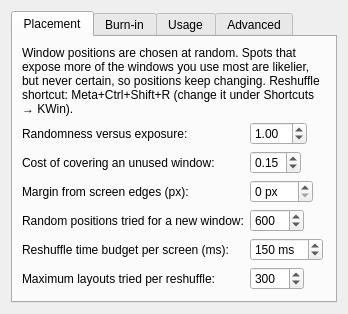
<?xml version="1.0" encoding="UTF-8"?>
<ui version="4.0">
 <class>RandomPlaceConfig</class>
 <widget class="QWidget" name="RandomPlaceConfig">
  <layout class="QVBoxLayout" name="mainLayout">
   <item>
    <widget class="QTabWidget" name="tabs">
     <property name="currentIndex"><number>0</number></property>
     <widget class="QWidget" name="tab0">
      <attribute name="title"><string>Placement</string></attribute>
      <layout class="QFormLayout" name="form0">
       <property name="fieldGrowthPolicy"><enum>QFormLayout::ExpandingFieldsGrow</enum></property>
       <item row="0" column="0" colspan="2">
        <widget class="QLabel" name="intro0">
         <property name="text"><string>Window positions are chosen at random. Spots that expose more of the windows you use most are likelier, but never certain, so positions keep changing. Reshuffle shortcut: Meta+Ctrl+Shift+R (change it under Shortcuts → KWin).</string></property>
         <property name="wordWrap"><bool>true</bool></property>
        </widget>
       </item>
       <item row="1" column="0">
        <widget class="QLabel" name="label_variety">
         <property name="text"><string>Randomness versus exposure:</string></property>
         <property name="buddy"><cstring>kcfg_variety</cstring></property>
        </widget>
       </item>
       <item row="1" column="1">
        <widget class="QDoubleSpinBox" name="kcfg_variety">
         <property name="toolTip"><string>0 = always the best spot found. 1 = a spot that hides about 5% more of an average window is still reasonably likely. Higher = more variety, more overlap.</string></property>
         <property name="decimals"><number>2</number></property>
         <property name="minimum"><double>0</double></property>
         <property name="maximum"><double>10</double></property>
         <property name="singleStep"><double>0.1</double></property>
         <property name="value"><double>1.0</double></property>
        </widget>
       </item>
       <item row="2" column="0">
        <widget class="QLabel" name="label_baseOverlapCost">
         <property name="text"><string>Cost of covering an unused window:</string></property>
         <property name="buddy"><cstring>kcfg_baseOverlapCost</cstring></property>
        </widget>
       </item>
       <item row="2" column="1">
        <widget class="QDoubleSpinBox" name="kcfg_baseOverlapCost">
         <property name="toolTip"><string>How much covering even a never-used window counts, relative to a heavily used one (which counts about 1 + this).</string></property>
         <property name="decimals"><number>2</number></property>
         <property name="minimum"><double>0</double></property>
         <property name="maximum"><double>5</double></property>
         <property name="singleStep"><double>0.05</double></property>
         <property name="value"><double>0.15</double></property>
        </widget>
       </item>
       <item row="3" column="0">
        <widget class="QLabel" name="label_margin">
         <property name="text"><string>Margin from screen edges (px):</string></property>
         <property name="buddy"><cstring>kcfg_margin</cstring></property>
        </widget>
       </item>
       <item row="3" column="1">
        <widget class="QSpinBox" name="kcfg_margin">
         <property name="toolTip"><string>Pixels kept clear of the usable-area edges.</string></property>
         <property name="minimum"><number>0</number></property>
         <property name="maximum"><number>500</number></property>
         <property name="suffix"><string> px</string></property>
         <property name="value"><number>0</number></property>
        </widget>
       </item>
       <item row="4" column="0">
        <widget class="QLabel" name="label_candidates">
         <property name="text"><string>Random positions tried for a new window:</string></property>
         <property name="buddy"><cstring>kcfg_candidates</cstring></property>
        </widget>
       </item>
       <item row="4" column="1">
        <widget class="QSpinBox" name="kcfg_candidates">
         <property name="toolTip"><string>More = finds tight gaps more reliably when opening a window, slightly slower.</string></property>
         <property name="minimum"><number>50</number></property>
         <property name="maximum"><number>5000</number></property>
         <property name="value"><number>600</number></property>
        </widget>
       </item>
       <item row="5" column="0">
        <widget class="QLabel" name="label_optimizeMs">
         <property name="text"><string>Reshuffle time budget per screen (ms):</string></property>
         <property name="buddy"><cstring>kcfg_optimizeMs</cstring></property>
        </widget>
       </item>
       <item row="5" column="1">
        <widget class="QSpinBox" name="kcfg_optimizeMs">
         <property name="toolTip"><string>KWin pauses while a reshuffle is computed; this caps the pause per screen.</string></property>
         <property name="minimum"><number>10</number></property>
         <property name="maximum"><number>2000</number></property>
         <property name="suffix"><string> ms</string></property>
         <property name="value"><number>150</number></property>
        </widget>
       </item>
       <item row="6" column="0">
        <widget class="QLabel" name="label_maxRestarts">
         <property name="text"><string>Maximum layouts tried per reshuffle:</string></property>
         <property name="buddy"><cstring>kcfg_maxRestarts</cstring></property>
        </widget>
       </item>
       <item row="6" column="1">
        <widget class="QSpinBox" name="kcfg_maxRestarts">
         <property name="toolTip"><string>Upper limit on independent layouts the reshuffle tries.</string></property>
         <property name="minimum"><number>3</number></property>
         <property name="maximum"><number>5000</number></property>
         <property name="value"><number>300</number></property>
        </widget>
       </item>
      </layout>
     </widget>
     <widget class="QWidget" name="tab1">
      <attribute name="title"><string>Burn-in</string></attribute>
      <layout class="QFormLayout" name="form1">
       <property name="fieldGrowthPolicy"><enum>QFormLayout::ExpandingFieldsGrow</enum></property>
       <item row="0" column="0" colspan="2">
        <widget class="QLabel" name="intro1">
         <property name="text"><string>The wear map records, per screen and across logins, how long window borders and title bars have been shown on each part of the screen. New positions are steered towards less-worn areas.</string></property>
         <property name="wordWrap"><bool>true</bool></property>
        </widget>
       </item>
       <item row="1" column="0" colspan="2">
        <widget class="QCheckBox" name="kcfg_wear">
         <property name="text"><string>Track screen wear and avoid worn areas</string></property>
         <property name="toolTip"><string>Turn wear tracking and wear-aware placement on or off.</string></property>
        </widget>
       </item>
       <item row="2" column="0">
        <widget class="QLabel" name="label_wearWeight">
         <property name="text"><string>Strength of wear avoidance:</string></property>
         <property name="buddy"><cstring>kcfg_wearWeight</cstring></property>
        </widget>
       </item>
       <item row="2" column="1">
        <widget class="QDoubleSpinBox" name="kcfg_wearWeight">
         <property name="toolTip"><string>How strongly placement avoids worn areas compared with avoiding overlap. 0 = track wear but ignore it.</string></property>
         <property name="decimals"><number>2</number></property>
         <property name="minimum"><double>0</double></property>
         <property name="maximum"><double>20</double></property>
         <property name="singleStep"><double>0.25</double></property>
         <property name="value"><double>1.0</double></property>
        </widget>
       </item>
       <item row="3" column="0">
        <widget class="QLabel" name="label_wearCell">
         <property name="text"><string>Wear map cell size (logical px):</string></property>
         <property name="buddy"><cstring>kcfg_wearCell</cstring></property>
        </widget>
       </item>
       <item row="3" column="1">
        <widget class="QSpinBox" name="kcfg_wearCell">
         <property name="toolTip"><string>Resolution of the wear map. Changing it resamples the existing history.</string></property>
         <property name="minimum"><number>8</number></property>
         <property name="maximum"><number>100</number></property>
         <property name="suffix"><string> px</string></property>
         <property name="value"><number>20</number></property>
        </widget>
       </item>
       <item row="4" column="0">
        <widget class="QLabel" name="label_wearHalfLifeDays">
         <property name="text"><string>Wear history half-life (days):</string></property>
         <property name="buddy"><cstring>kcfg_wearHalfLifeDays</cstring></property>
        </widget>
       </item>
       <item row="4" column="1">
        <widget class="QSpinBox" name="kcfg_wearHalfLifeDays">
         <property name="toolTip"><string>How slowly old wear fades from the map.</string></property>
         <property name="minimum"><number>1</number></property>
         <property name="maximum"><number>3650</number></property>
         <property name="suffix"><string> days</string></property>
         <property name="value"><number>180</number></property>
        </widget>
       </item>
       <item row="5" column="0">
        <widget class="QLabel" name="label_wearSampleSec">
         <property name="text"><string>Wear sampling interval (s):</string></property>
         <property name="buddy"><cstring>kcfg_wearSampleSec</cstring></property>
        </widget>
       </item>
       <item row="5" column="1">
        <widget class="QSpinBox" name="kcfg_wearSampleSec">
         <property name="toolTip"><string>How often the on-screen layout is sampled (on the helper's clock; at most 20 s).</string></property>
         <property name="minimum"><number>1</number></property>
         <property name="maximum"><number>20</number></property>
         <property name="suffix"><string> s</string></property>
         <property name="value"><number>5</number></property>
        </widget>
       </item>
       <item row="6" column="0">
        <widget class="QLabel" name="label_titleBarHeight">
         <property name="text"><string>Title bar height (logical px):</string></property>
         <property name="buddy"><cstring>kcfg_titleBarHeight</cstring></property>
        </widget>
       </item>
       <item row="6" column="1">
        <widget class="QSpinBox" name="kcfg_titleBarHeight">
         <property name="toolTip"><string>Height of the title bar band counted as wear (it holds the most static content: title text and buttons).</string></property>
         <property name="minimum"><number>0</number></property>
         <property name="maximum"><number>200</number></property>
         <property name="suffix"><string> px</string></property>
         <property name="value"><number>32</number></property>
        </widget>
       </item>
      </layout>
     </widget>
     <widget class="QWidget" name="tab2">
      <attribute name="title"><string>Usage</string></attribute>
      <layout class="QFormLayout" name="form2">
       <property name="fieldGrowthPolicy"><enum>QFormLayout::ExpandingFieldsGrow</enum></property>
       <item row="0" column="0" colspan="2">
        <widget class="QLabel" name="intro2">
         <property name="text"><string>Windows of apps you use more, and windows you focused recently, are covered less.</string></property>
         <property name="wordWrap"><bool>true</bool></property>
        </widget>
       </item>
       <item row="1" column="0">
        <widget class="QLabel" name="label_recencyWeight">
         <property name="text"><string>Recent focus versus long-term app use:</string></property>
         <property name="buddy"><cstring>kcfg_recencyWeight</cstring></property>
        </widget>
       </item>
       <item row="1" column="1">
        <widget class="QDoubleSpinBox" name="kcfg_recencyWeight">
         <property name="toolTip"><string>0 = only long-term per-app use counts; 1 = only how recently each window was focused.</string></property>
         <property name="decimals"><number>2</number></property>
         <property name="minimum"><double>0</double></property>
         <property name="maximum"><double>1</double></property>
         <property name="singleStep"><double>0.05</double></property>
         <property name="value"><double>0.6</double></property>
        </widget>
       </item>
       <item row="2" column="0">
        <widget class="QLabel" name="label_recencyHalfLifeSec">
         <property name="text"><string>Recency half-life (s):</string></property>
         <property name="buddy"><cstring>kcfg_recencyHalfLifeSec</cstring></property>
        </widget>
       </item>
       <item row="2" column="1">
        <widget class="QSpinBox" name="kcfg_recencyHalfLifeSec">
         <property name="toolTip"><string>How quickly a window's "recently focused" bonus fades.</string></property>
         <property name="minimum"><number>1</number></property>
         <property name="maximum"><number>86400</number></property>
         <property name="suffix"><string> s</string></property>
         <property name="value"><number>600</number></property>
        </widget>
       </item>
       <item row="3" column="0">
        <widget class="QLabel" name="label_usageHalfLifeDays">
         <property name="text"><string>App usage half-life (days):</string></property>
         <property name="buddy"><cstring>kcfg_usageHalfLifeDays</cstring></property>
        </widget>
       </item>
       <item row="3" column="1">
        <widget class="QDoubleSpinBox" name="kcfg_usageHalfLifeDays">
         <property name="toolTip"><string>How quickly remembered app usage fades.</string></property>
         <property name="decimals"><number>1</number></property>
         <property name="minimum"><double>0.1</double></property>
         <property name="maximum"><double>365</double></property>
         <property name="singleStep"><double>1</double></property>
         <property name="suffix"><string> days</string></property>
         <property name="value"><double>14</double></property>
        </widget>
       </item>
       <item row="4" column="0">
        <widget class="QLabel" name="label_idleCapSec">
         <property name="text"><string>Longest stretch counted at once (s):</string></property>
         <property name="buddy"><cstring>kcfg_idleCapSec</cstring></property>
        </widget>
       </item>
       <item row="4" column="1">
        <widget class="QSpinBox" name="kcfg_idleCapSec">
         <property name="toolTip"><string>A single uninterrupted stretch (focus time or wear) never counts for more than this, so an idle or locked screen does not distort the numbers.</string></property>
         <property name="minimum"><number>10</number></property>
         <property name="maximum"><number>86400</number></property>
         <property name="suffix"><string> s</string></property>
         <property name="value"><number>600</number></property>
        </widget>
       </item>
       <item row="5" column="0" colspan="2">
        <widget class="QCheckBox" name="kcfg_persist">
         <property name="text"><string>Remember usage and wear across logins</string></property>
         <property name="toolTip"><string>Needs the small helper service installed by install.sh.</string></property>
        </widget>
       </item>
       <item row="6" column="0">
        <widget class="QLabel" name="label_saveIntervalSec">
         <property name="text"><string>Save interval (s):</string></property>
         <property name="buddy"><cstring>kcfg_saveIntervalSec</cstring></property>
        </widget>
       </item>
       <item row="6" column="1">
        <widget class="QSpinBox" name="kcfg_saveIntervalSec">
         <property name="toolTip"><string>Minimum time between saves.</string></property>
         <property name="minimum"><number>10</number></property>
         <property name="maximum"><number>3600</number></property>
         <property name="suffix"><string> s</string></property>
         <property name="value"><number>120</number></property>
        </widget>
       </item>
       <item row="7" column="0">
        <widget class="QLabel" name="label_maxApps">
         <property name="text"><string>Apps remembered:</string></property>
         <property name="buddy"><cstring>kcfg_maxApps</cstring></property>
        </widget>
       </item>
       <item row="7" column="1">
        <widget class="QSpinBox" name="kcfg_maxApps">
         <property name="toolTip"><string>Least-used apps beyond this are forgotten.</string></property>
         <property name="minimum"><number>10</number></property>
         <property name="maximum"><number>2000</number></property>
         <property name="value"><number>200</number></property>
        </widget>
       </item>
      </layout>
     </widget>
     <widget class="QWidget" name="tab3">
      <attribute name="title"><string>Advanced</string></attribute>
      <layout class="QFormLayout" name="form3">
       <property name="fieldGrowthPolicy"><enum>QFormLayout::ExpandingFieldsGrow</enum></property>
       <item row="0" column="0" colspan="2">
        <widget class="QLabel" name="intro3">
         <property name="text"><string>Settings apply at the next window placement or reshuffle.</string></property>
         <property name="wordWrap"><bool>true</bool></property>
        </widget>
       </item>
       <item row="1" column="0">
        <widget class="QLabel" name="label_excludeClasses">
         <property name="text"><string>Window classes never moved:</string></property>
         <property name="buddy"><cstring>kcfg_excludeClasses</cstring></property>
        </widget>
       </item>
       <item row="1" column="1">
        <widget class="QLineEdit" name="kcfg_excludeClasses">
         <property name="toolTip"><string>Comma-separated window classes (e.g. org.kde.konsole) that are never moved.</string></property>
         <property name="text"><string>krunner,plasmashell,ksplashqml,kwin_wayland,xwaylandvideobridge,org.kde.polkit-kde-authentication-agent-1,ksmserver-logout-greeter</string></property>
        </widget>
       </item>
       <item row="2" column="0" colspan="2">
        <widget class="QCheckBox" name="kcfg_debug">
         <property name="text"><string>Debug logging</string></property>
         <property name="toolTip"><string>Log every decision to the journal (journalctl --user -f | grep randomplace).</string></property>
        </widget>
       </item>
      </layout>
     </widget>
    </widget>
   </item>
  </layout>
 </widget>
 <resources/>
 <connections/>
</ui>
